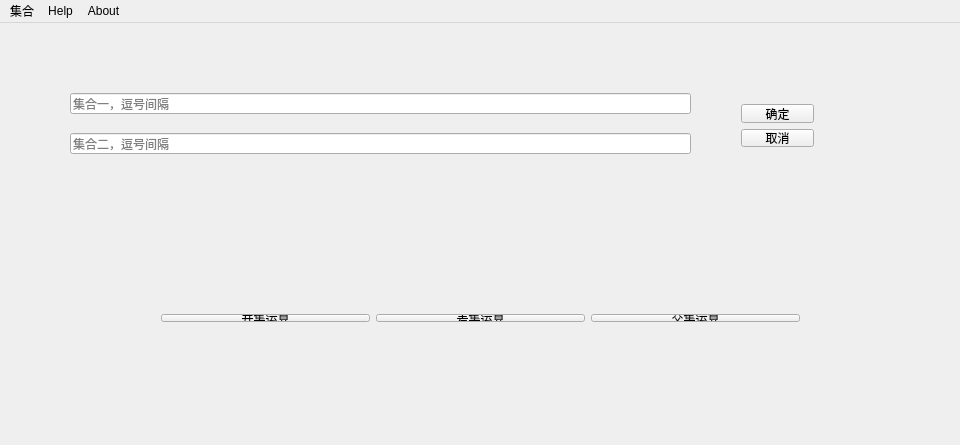
<?xml version="1.0" encoding="UTF-8"?>
<ui version="4.0">
 <class>MainWindow</class>
 <widget class="QMainWindow" name="MainWindow">
  <property name="geometry">
   <rect>
    <x>0</x>
    <y>0</y>
    <width>960</width>
    <height>445</height>
   </rect>
  </property>
  <property name="windowTitle">
   <string>集合运算</string>
  </property>
  <property name="windowIcon">
   <iconset resource="image.qrc">
    <normaloff>:/image/logo.png</normaloff>:/image/logo.png</iconset>
  </property>
  <property name="styleSheet">
   <string notr="true">#MainWindow{
border-image: url(:/image/Deepin15_wallpaper_003.jpg);
}
#MainWindow *{
border-image: url();
}</string>
  </property>
  <property name="iconSize">
   <size>
    <width>24</width>
    <height>24</height>
   </size>
  </property>
  <widget class="QWidget" name="centralWidget">
   <widget class="QLineEdit" name="lineEdit_set_one">
    <property name="geometry">
     <rect>
      <x>70</x>
      <y>70</y>
      <width>621</width>
      <height>21</height>
     </rect>
    </property>
    <property name="placeholderText">
     <string>集合一，逗号间隔</string>
    </property>
   </widget>
   <widget class="QLineEdit" name="lineEdit_set_two">
    <property name="geometry">
     <rect>
      <x>70</x>
      <y>110</y>
      <width>621</width>
      <height>21</height>
     </rect>
    </property>
    <property name="echoMode">
     <enum>QLineEdit::Normal</enum>
    </property>
    <property name="placeholderText">
     <string>集合二，逗号间隔</string>
    </property>
   </widget>
   <widget class="QWidget" name="">
    <property name="geometry">
     <rect>
      <x>730</x>
      <y>70</y>
      <width>95</width>
      <height>65</height>
     </rect>
    </property>
    <layout class="QVBoxLayout" name="verticalLayout">
     <item>
      <widget class="QPushButton" name="buttonInput">
       <property name="cursor">
        <cursorShape>PointingHandCursor</cursorShape>
       </property>
       <property name="text">
        <string>确定</string>
       </property>
       <property name="shortcut">
        <string>Return</string>
       </property>
      </widget>
     </item>
     <item>
      <widget class="QPushButton" name="buttoncancel">
       <property name="cursor">
        <cursorShape>PointingHandCursor</cursorShape>
       </property>
       <property name="text">
        <string>取消</string>
       </property>
       <property name="shortcut">
        <string>Esc</string>
       </property>
      </widget>
     </item>
    </layout>
   </widget>
   <widget class="QWidget" name="">
    <property name="geometry">
     <rect>
      <x>150</x>
      <y>280</y>
      <width>661</width>
      <height>30</height>
     </rect>
    </property>
    <layout class="QHBoxLayout" name="horizontalLayout">
     <item>
      <widget class="QPushButton" name="agunion">
       <property name="text">
        <string>并集运算</string>
       </property>
      </widget>
     </item>
     <item>
      <widget class="QPushButton" name="subtraction">
       <property name="text">
        <string>差集运算</string>
       </property>
      </widget>
     </item>
     <item>
      <widget class="QPushButton" name="intersection">
       <property name="text">
        <string>交集运算</string>
       </property>
      </widget>
     </item>
    </layout>
   </widget>
  </widget>
  <widget class="QMenuBar" name="menuBar">
   <property name="geometry">
    <rect>
     <x>0</x>
     <y>0</y>
     <width>960</width>
     <height>26</height>
    </rect>
   </property>
   <widget class="QMenu" name="menuAbout">
    <property name="title">
     <string>About</string>
    </property>
    <addaction name="actionAuthor"/>
    <addaction name="actionVersion"/>
   </widget>
   <widget class="QMenu" name="menuHelp">
    <property name="title">
     <string>Help</string>
    </property>
    <addaction name="actionUser_s_Guide"/>
   </widget>
   <widget class="QMenu" name="menu">
    <property name="cursor">
     <cursorShape>PointingHandCursor</cursorShape>
    </property>
    <property name="title">
     <string>集合</string>
    </property>
   </widget>
   <addaction name="menu"/>
   <addaction name="menuHelp"/>
   <addaction name="menuAbout"/>
  </widget>
  <action name="actionUser_s_Guide">
   <property name="icon">
    <iconset resource="image.qrc">
     <normaloff>:/image/U.png</normaloff>:/image/U.png</iconset>
   </property>
   <property name="text">
    <string>User's Guide</string>
   </property>
  </action>
  <action name="actionAuthor">
   <property name="icon">
    <iconset resource="image.qrc">
     <normaloff>:/image/au.png</normaloff>:/image/au.png</iconset>
   </property>
   <property name="text">
    <string>Author</string>
   </property>
  </action>
  <action name="actionVersion">
   <property name="icon">
    <iconset resource="image.qrc">
     <normaloff>:/image/V.png</normaloff>:/image/V.png</iconset>
   </property>
   <property name="text">
    <string>Version</string>
   </property>
  </action>
  <action name="actionNew_account">
   <property name="icon">
    <iconset resource="image.qrc">
     <normaloff>:/image/N.png</normaloff>:/image/N.png</iconset>
   </property>
   <property name="text">
    <string>New account</string>
   </property>
   <property name="font">
    <font>
     <family>High Tower Text</family>
    </font>
   </property>
  </action>
 </widget>
 <layoutdefault spacing="6" margin="11"/>
 <resources>
  <include location="image.qrc"/>
 </resources>
 <connections>
  <connection>
   <sender>buttoncancel</sender>
   <signal>clicked()</signal>
   <receiver>MainWindow</receiver>
   <slot>close()</slot>
   <hints>
    <hint type="sourcelabel">
     <x>393</x>
     <y>493</y>
    </hint>
    <hint type="destinationlabel">
     <x>479</x>
     <y>269</y>
    </hint>
   </hints>
  </connection>
 </connections>
</ui>
